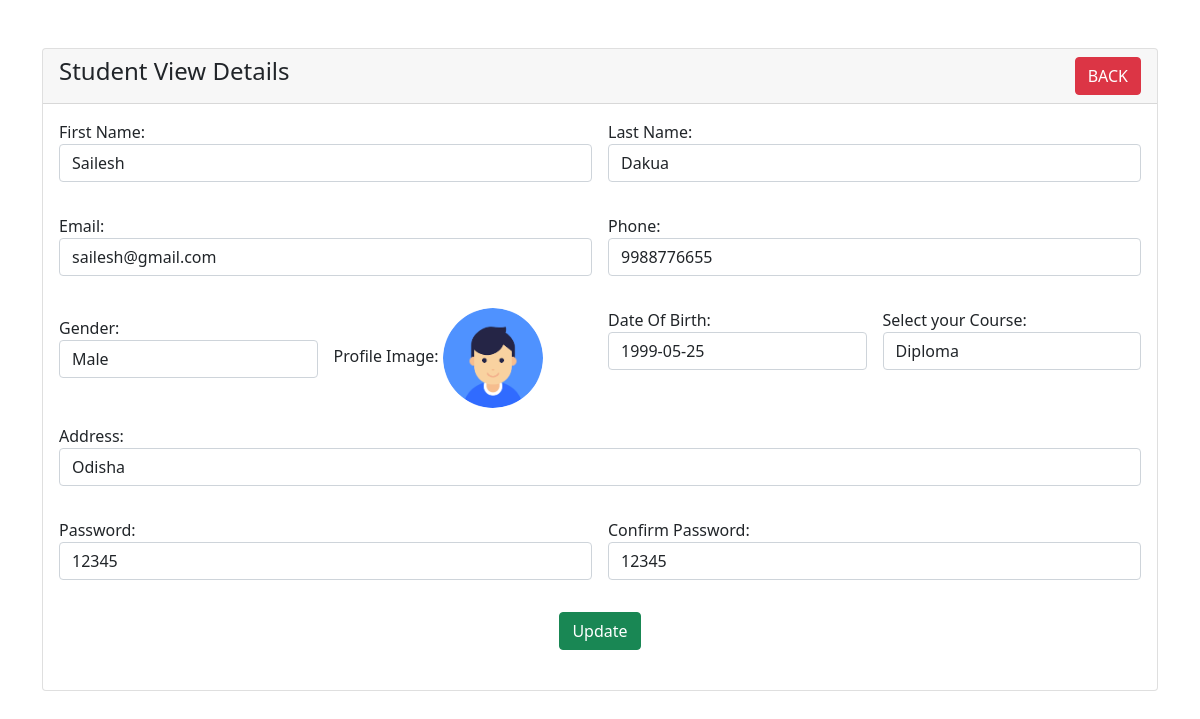
Screenshot of /student-view.php?id=2 with the database file from the repository.
### tables this page shows
CREATE TABLE `students` (
  `id` int(11) NOT NULL,
  `fname` varchar(50) NOT NULL,
  `lname` varchar(30) NOT NULL,
  `email` varchar(70) NOT NULL,
  `phone` varchar(12) NOT NULL,
  `gender` varchar(10) NOT NULL,
  `pimage` varchar(200) NOT NULL,
  `dob` date NOT NULL DEFAULT current_timestamp(),
  `course` varchar(30) NOT NULL,
  `address` text NOT NULL,
  `password` varchar(15) NOT NULL,
  `password_cnf` varchar(15) NOT NULL,
  `condition_1` varchar(10) NOT NULL
);

### student-view.php (the view, shortened to what this page needs)
<?php
require 'dbcon.php';
?>
<!doctype html>
<html lang="en">
  <head>
    <link href="https://cdn.jsdelivr.net/npm/bootstrap@5.1.3/dist/css/bootstrap.min.css" rel="stylesheet">
</head>
<body>
    <div class="container mt-5">
        <div class="row">
            <div class="col-md-12">
                <div class="card">
                    <div class="card-header">
                        <h4>Student View Details
                            <a href="index.php" class="btn btn-danger float-end">BACK</a>
                        </h4>
                    </div>
                    <div class="card-body">
                        <?php
                        if(isset($_GET['id']))
                        {
                            $student_id = mysqli_real_escape_string($con, $_GET['id']);
                            $query = "SELECT * FROM students WHERE id='$student_id' ";
                            $query_run = mysqli_query($con, $query);
                            if(mysqli_num_rows($query_run) > 0)
                            {
                                $student = mysqli_fetch_array($query_run);
                                ?>
                                    <div class="row g-3">
                                    <div class="form-group col-md-6">
                                        <label for="fname">First Name:</label>
                                        <p class="form-control">
                                            <?=$student['fname'];?>
                                        </p>
                                    </div>
                                    <div class="form-group col-md-6">
                                        <label for="lname">Last Name:</label>
                                        <p class="form-control">
                                            <?=$student['lname'];?>
                                        </p>
                                    </div>
                                    <div class="form-group col-md-6">
                                        <label for="email">Email:</label>
                                        <p class="form-control">
                                            <?=$student['email'];?>
                                        </p>
                                    </div>
                                    <div class="form-group col-md-6">
                                        <label for="phno">Phone:</label>
                                        <p class="form-control">
                                            <?=$student['phone'];?>
                                        </p>
                                    </div>
                                    <div class="form-group col-md-3 mt-4">
                                        <label>Gender:</label>
                                        <p class="form-control">
                                            <?=$student['gender'];?>
                                        </p>
                                    </div>
                                    <div class="form-group col-md-3">
                                    <label for="pimage">Profile Image:</label>
                                    <?php
                                        $profileImage = $student['pimage'];
                                        if (!empty($profileImage) && file_exists("uploads/$profileImage")) {
                                            ?>
                                            <img src="uploads/<?= $profileImage; ?>"
                                                 alt="<?= $student['fname']; ?>"
                                                 width="100" height="100"
                                                 class="rounded-circle">
                                            <?php
                                        } else {
                                            ?>
                                            <img src="uploads/download (1).png"
                                                 alt="User Image"
                                                 width="100" height="100"
                                                 class="rounded-circle">
                                            <?php
                                        }
                                    ?>
                                    </div>
                                    <div class="form-group col-md-3">
                                        <label for="dob">Date Of Birth:</label>
                                        <p class="form-control">
                                            <?=$student['dob'];?>
                                        </p>
                                    </div>
                                    <div class="form-group col-md-3">
                                        <label for="course">Select your Course:</label>
                                        <p class="form-control">
                                            <?=$student['course'];?>
                                        </p>
                                    </div>
                                    <div class="form-group col-md-12">
                                        <label for="address">Address:</label>
                                        <p class="form-control">
                                            <?=$student['address'];?>
                                    </p>
                                    </div>
                                    <div class="form-group col-md-6">
                                        <label for="password">Password:</label>
                                        <p class="form-control">
                                            <?=$student['password'];?>
                                        </p>
                                    </div>
                                    <div class="form-group col-md-6">
                                        <label for="password_cnf">Confirm Password:</label>
                                        <p class="form-control">
                                            <?=$student['password_cnf'];?>
                                        </p>
                                    </div>
                                    <div class="col-md-12 mb-4 text-center">
                                    <a type="button" class="btn btn-success" href="student-edit.php?id=<?= $student['id']; ?>"
                                    class="btn btn-success btn-sm">Update</a>
                                    </div>
                                <?php
                            }
                            else
                            {
                                echo "<h4>No Such Id Found</h4>";
                            }
                        }
                        ?>
                    </div>
                </div>
            </div>
        </div>
    </div>
</body>
</html>

### rows the page displays
students: fname "Sailesh", lname "Dakua", email "sailesh@gmail.com", phone "9988776655", gender "Male", dob "1999-05-25", course "Diploma", address "Odisha", password "12345", password_cnf "12345"
